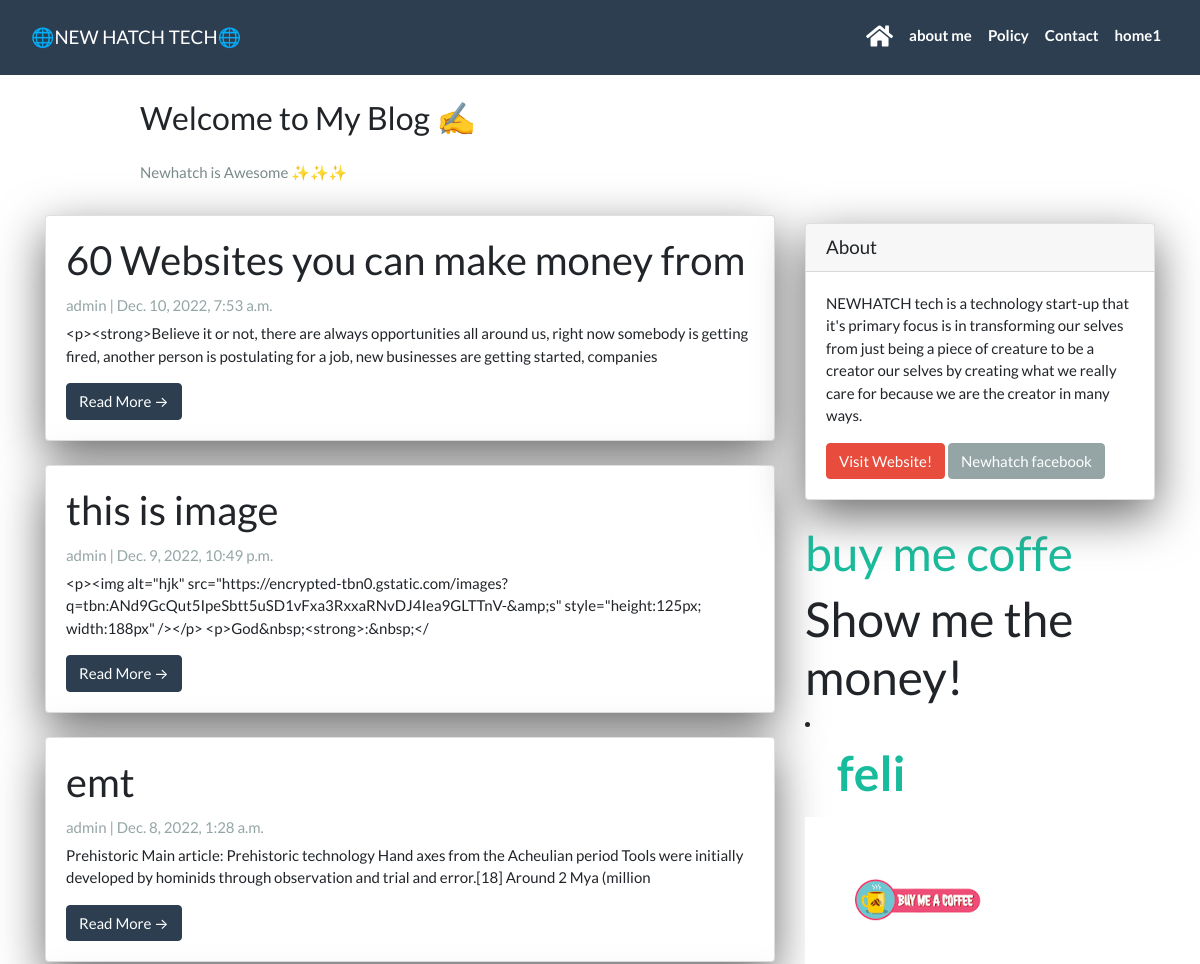
The app's page / (upper part), older data.
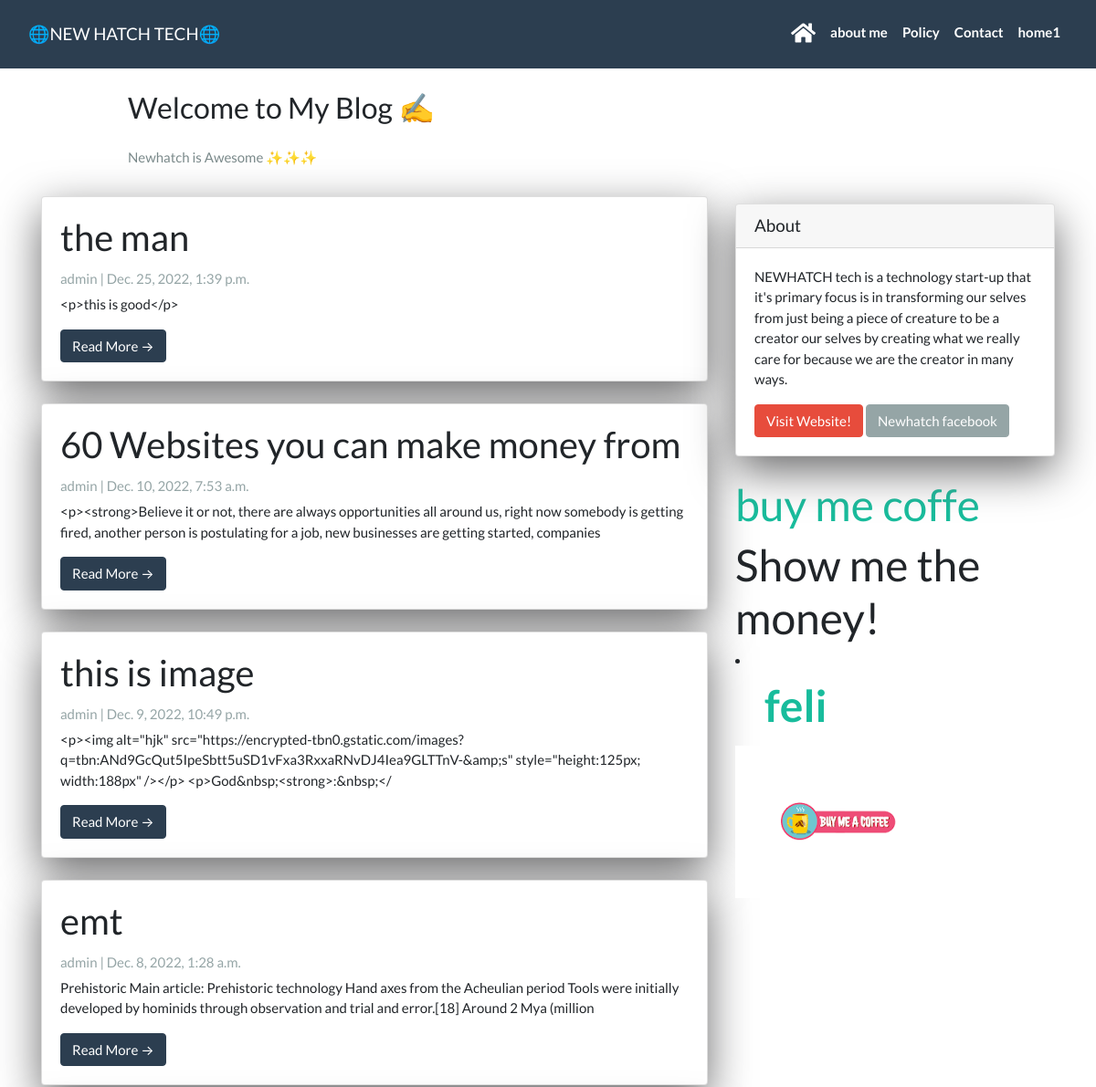
The same page, newer data.
### soniablog/models.py (models this page shows, shortened)
class Post(models.Model):
    title = models.CharField(max_length=200, unique=True)
    header_image = models.ImageField(null=True,blank=True ,upload_to="images/")
    slug = models.SlugField(max_length=200, unique=True)
    author = models.ForeignKey(User, on_delete=models.CASCADE, related_name='blog_posts')
    updated_on = models.DateTimeField(auto_now=True)
    content =RichTextField(blank=True, null=True)
    created_on = models.DateTimeField(auto_now_add=True)
    status = models.IntegerField(choices=STATUS, default=0)
    tags = TaggableManager()
    class Meta:
        ordering = ['-created_on']

### soniablog/views.py (the view)
# urls.py: path('', views.PostList.as_view(), name='home'),
class PostList(generic.ListView):
    queryset = Post.objects.filter(status=1).order_by('-created_on')
    template_name = 'soniablog/index.html'  # a list of all posts will be displayed on index.html

### soniablog/templates/soniablog/index.html (shortened to what this page needs)
{% extends "soniablog/base.html" %}
{% block content %}
<header class="masthead">
  <div class="container">
    <div class="row">
      <div class=" col-md-8 col-md-10 mx-auto">
        <div class="site-heading">
          <h3 class=" site-heading my-4 mt-3 text-black"> Welcome to My Blog ✍️ </h3>
          <p class="text-dark">Newhatch is Awesome ✨✨✨ </p>
        </div>
      </div>
    </div>
  </div>
</header>
<div class="container">
  <div class="row">
    <div class="col-md-8 mt-3 left">
      {% for post in post_list %}
      <div class="card mb-4">
        <div class="card-body">
          <h2 class="card-title">{{ post.title }}</h2>
          <p class="card-text text-muted h6">{{ post.author }} | {{ post.created_on}} </p>
          <p class="card-text">{{post.content|slice:":200"}}</p>
          <a href="{% url 'post_detail' post.slug  %}" class="btn btn-primary">Read More &rarr;</a>
        </div>
      </div>
      {% endfor %}
    </div>
    {% block sidebar %}
    {% include 'soniablog/sidebar.html' %}
    {% endblock sidebar %}
  </div>
</div>
{%endblock%}

Row changes from the older to the newer data that the page shows:
added Post: title "the man", author "admin", created_on "Dec. 25, 2022, 1:39 p.m.", content "<p>this is good</p>"
